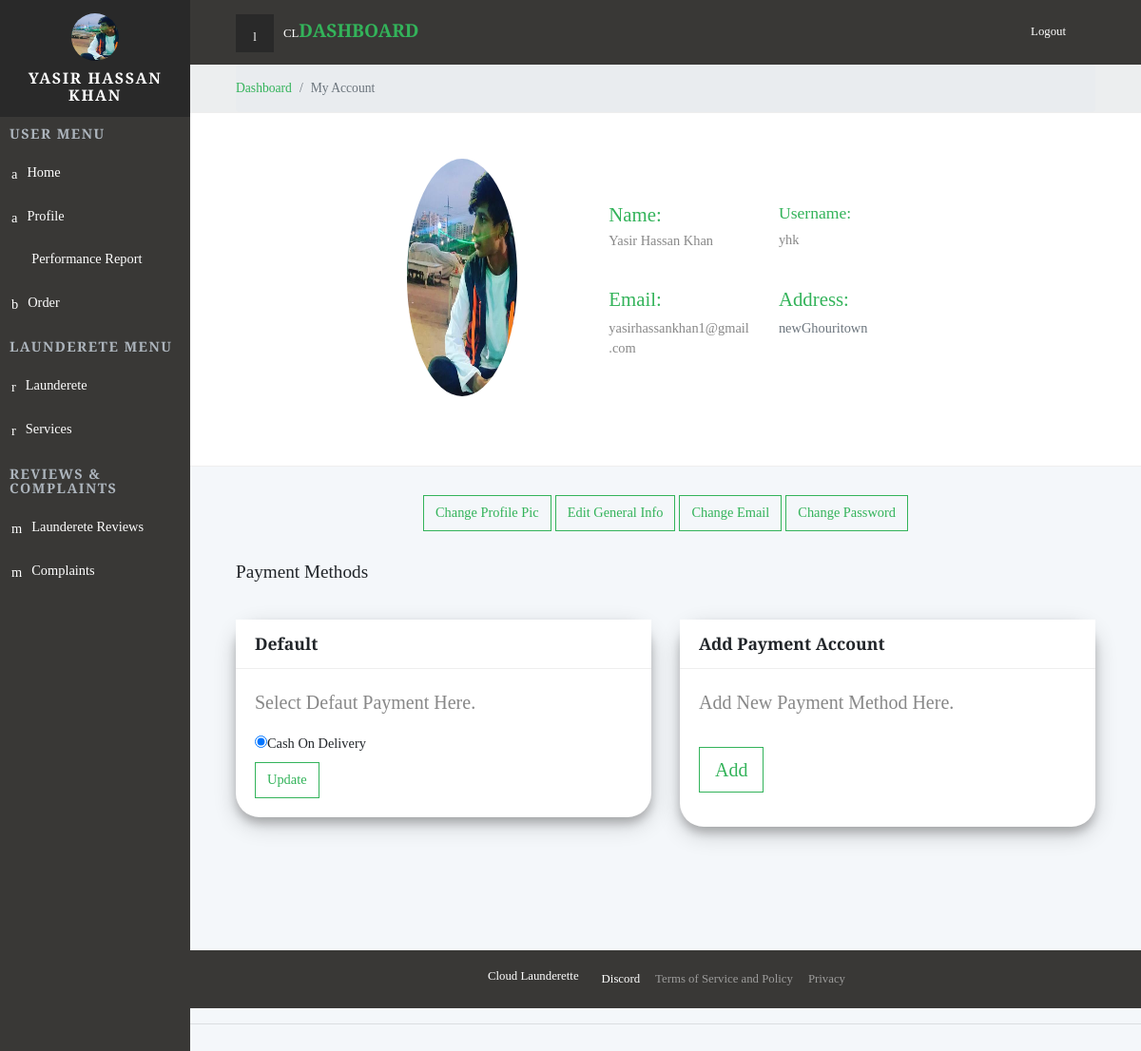
Page /dashboard/account/ (signed in) on the earlier database version.
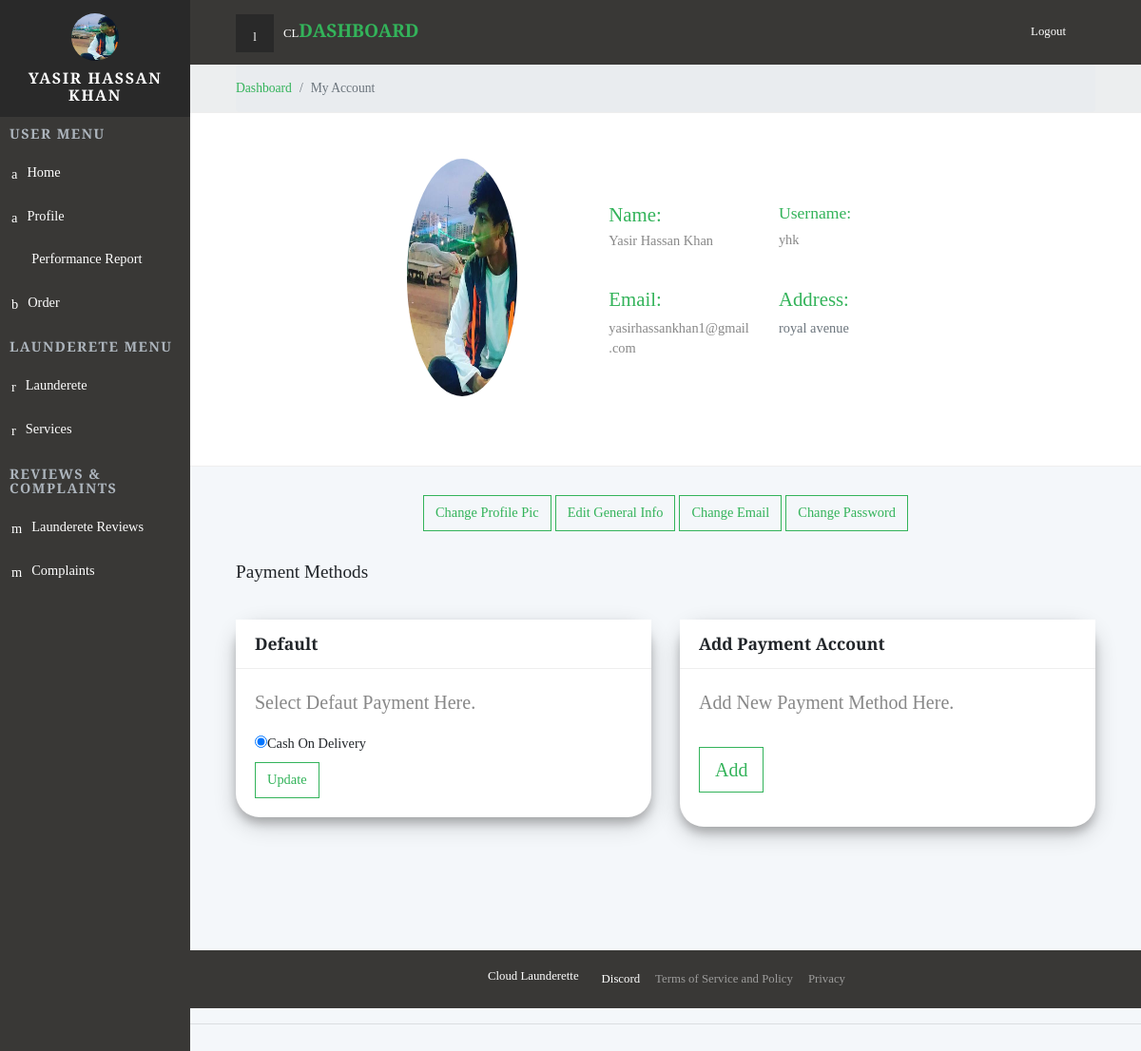
Same page on the later database version.
### backend/models.py (models this page shows, shortened)
class Launderer(models.Model):
    user = models.OneToOneField(User, on_delete=models.CASCADE, null=True)
    name = models.CharField(max_length=200, null=True)
    profile_pic = models.ImageField( default="default-profile.png")
    address = models.CharField(max_length=200, null=True)
    isBlocked = models.BooleanField(default=False)
    date_joined =models.DateTimeField(auto_now_add=True)

### backend/decorators.py (the view)
		def wrapper_func(request, *args, **kwargs):
			group = None
			if request.user.groups.exists():
				group = request.user.groups.all()[0].name
			if group in allowed_roles:
				return view_func(request, *args, **kwargs)
			else:
				return HttpResponse('You are not authorized to view this page')

### backend/forms.py
class LaundererForm(ModelForm):
    class Meta:
        model = Launderer
        fields = '__all__'
        exclude = ['user']

class LaundererProfilePicForm(ModelForm):
    class Meta:
        model = Launderer
        fields = ['profile_pic']

### backend/views.py (called while the page is built)
@login_required(login_url="loginPage")
@allowed_users(allowed_roles=['launderer'])
def laundererAccount(request):
    launderer = request.user.launderer
    totalLaunderette = launderer.launderette_set.all().count()
    curr_user=request.user
    form = LaundererForm(instance= launderer)
    profilepicform = LaundererProfilePicForm(instance= launderer)
    passwordform = PasswordChangeForm(curr_user)
    emailform = LaundererEmailForm(instance= curr_user)
    context = {"launderer": launderer, "form": form,  'passwordform':passwordform,  'profilepicform':profilepicform, 'emailform': emailform, 'totalLaunderette' : totalLaunderette }
    return render(request,"frontend/profile.html",context)

### frontend/templates/frontend/profile.html (shortened to what the changed rows need)
{%  extends 'frontend/partialview/base_template.html' %}
{% load static %}
{% block content %}
    <div class="page">
<section class="dashboard-header section-padding">
        <div class="container-fluid">
          <div class="row d-flex align-items-md-stretch ">
            <div class="col-lg-2 col-md-6 mr-4 pr-4">
              <div class="card to-do">
                <div class="">
                  <img src="{{launderer.profile_pic.url}}"alt="person" class="img-fluid pfp rounded-circle">
                </div>
              </div>
            </div>
            <div class="col-lg-7 col-md-12 py-4 my-4 ml-4 pl-4 ">
              <div class="row">
                  <div class="col-lg-4 col-md-4">
                    <div class="card project-progress">
                      <h2 class="display h4 text-primary">Name:</h2>
                      <p class="display h4 ">{{launderer.name}}</p>
                    </div>
                  </div>
                  <div class="col-lg-4 col-md-4">
                    <div class="card project-progress">
                      <h3 class="display h4 text-primary">Username:</h3>
                      <p>{{launderer.user.username}} </p>
                    </div>
                </div>
              </div>
            <div class="row mt-4">
                  <div class="col-lg-4 col-md-4">
                    <div class="card project-progress">
                      <h2 class="display h4 text-primary">Email:</h2>
                      <p>{{launderer.user.email}} </p>
                    </div>
                  </div>
                  <div class="col-lg-4 col-md-4">
                    <div class="card project-progress">
                      <h2 class="display h4 text-primary">Address:</h2>
                      <p class='text-muted'>{{launderer.address}}</p>
                    </div>
                </div>
              </div>
            </div>
          </div>
        </div>
      </section>
    <section class="charts">
        <div class="container-fluid">
          <header>
            <h1 class="h3 display">Payment Methods            </h1>
          </header>
        </div>
    </section>
    </div>
{% endblock content %}

### frontend/templates/frontend/partialview/header_navbar.html (shortened to what this page needs)
{% load static %}
    <nav class="side-navbar">
      <div class="side-navbar-wrapper">
        <div class="sidenav-header d-flex align-items-center justify-content-center">
          <div class="sidenav-header-inner text-center"><img src="{{launderer.profile_pic.url}}" alt="person" class="img-fluid rounded-circle">
            <h2 class="h5">{{launderer.name}}</h2>
          </div>
        </div>
        <div class="main-menu">
          <h5 class="sidenav-heading">User Menu</h5>
          <ul id="side-main-menu" class="side-menu list-unstyled">
            <li><a href="{% url 'dashboard' %}" > <i class="icon-form"></i>Home                             </a></li>
            <li><a href="{% url 'myAccount' %}"> <i class="icon-form"></i>Profile                             </a></li>
            <li class=""><a href="{% url 'Report' %}"> <i class="fa fa-bar-chart"></i>Performance Report                              </a></li>
            <li><a href="#exampledropdownDropdown2" aria-expanded="false" data-toggle="collapse"> <i class="icon-home"></i>Order </a>
            </li>
        </div>
        <div class="admin-menu">
          <h5 class="sidenav-heading">Launderete Menu</h5>
          <ul id="side-admin-menu" class="side-menu list-unstyled">
            <li> <a href="{% url 'launderette' %}"> <i class="icon-screen"> </i>Launderete</a></li>
            {% if totalLaunderette != 0 %}
              <li> <a href="{% url 'services' %}"> <i class="icon-screen"> </i>Services</a></li>
            {% endif %}
          </ul>
        </div>
        <div class="admin-menu">
          <h5 class="sidenav-heading">Reviews & Complaints</h5>
          <ul id="side-admin-menu" class="side-menu list-unstyled">
            {% if totalLaunderette != 0 %}
              <li> <a href="{% url 'laundaretteReviews' %}"> <i class="icon-flask"> </i>Launderete Reviews</a></li>
            {% endif %}
            <li> <a href="{% url 'complaints' %}"> <i class="icon-flask"> </i>Complaints</a></li>
          </ul>
        </div>
      </div>
    </nav>

Differences in the rows shown:
changed Launderer "YASIR HASSAN KHAN": address "newGhouritown" → "royal avenue"
